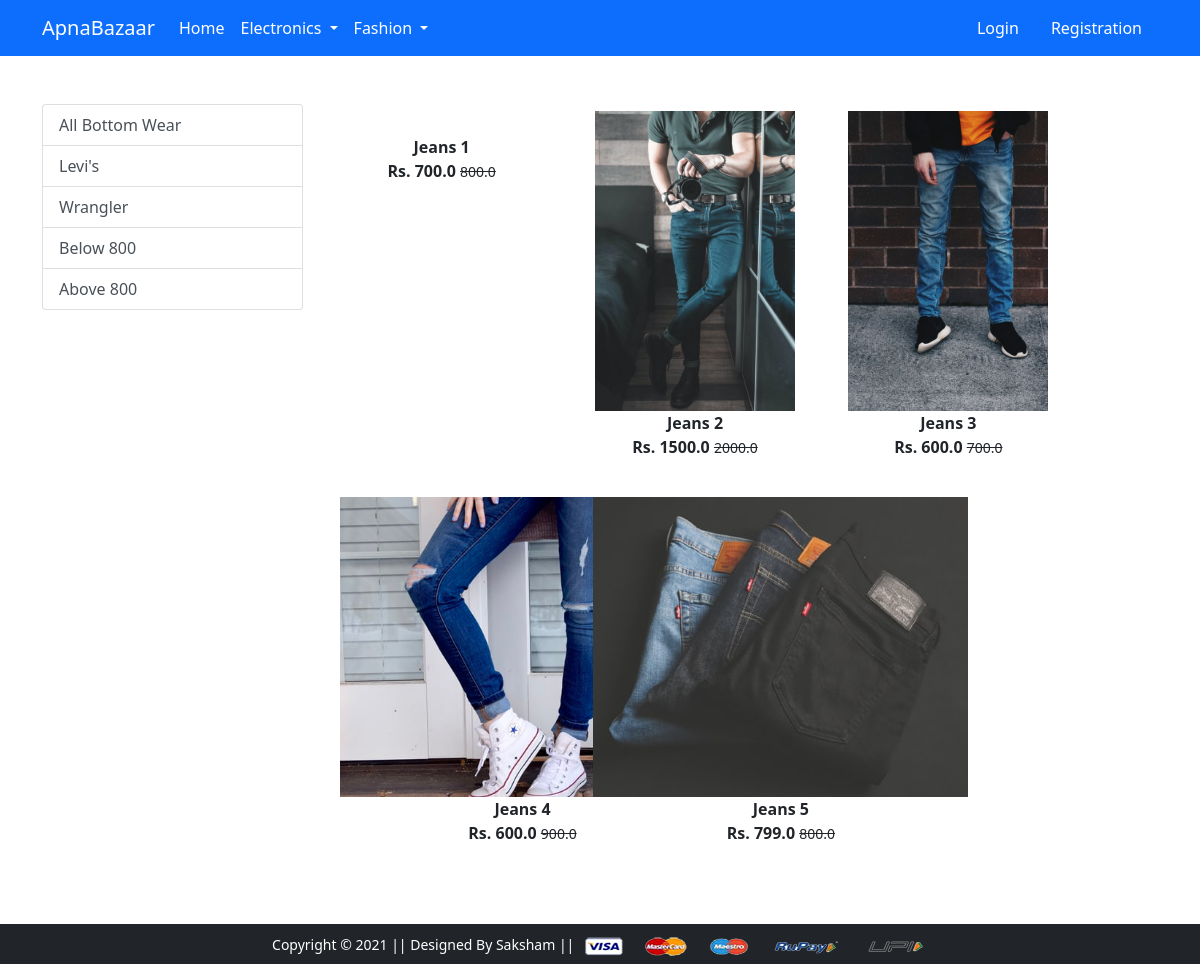
The app's page /bottomwear/ with its own data.
### app/models.py (models this page shows, shortened)
class Product(models.Model):
    title = models.CharField(max_length=100)
    selling_price = models.FloatField()
    discounted_price = models.FloatField()
    description = models.TextField()
    brand = models.CharField(max_length=100)
    category = models.CharField(choices=CATEGORY_CHOICES, max_length=2)
    product_image = models.ImageField(upload_to='productimg')

### app/views.py (the view)
# urls.py: path('bottomwear/', views.bottomwear, name='bottomwear'),
def bottomwear(request,data=None):
    totalitem = 0
    if data==None:
        bottomwears=Product.objects.filter(category='BW')
    elif data=='levis' or data=='wrangler':
        bottomwears=Product.objects.filter(category='BW').filter(brand=data)
    elif data=='below':
        bottomwears=Product.objects.filter(category='BW').filter(discounted_price__lt=500)
    elif data=='above':
        bottomwears=Product.objects.filter(category='BW').filter(discounted_price__gt=500)
    if request.user.is_authenticated:
        totalitem=len(Cart.objects.filter(user=request.user))
    return render(request, 'app/bottomwear.html',{'bottomwears':bottomwears,'totalitem':totalitem})

### app/templates/app/bottomwear.html (shortened to what this page needs)
{% extends 'app/base.html' %}
{% load static %}
{% block main-content %}
<div class="container my-5">
 <div class="row">
  <div class="col-sm-3">
   <div class="list-group">
        <a href="{% url 'bottomwear' %}" class="list-group-item list-group-item-action" aria-current="true">All Bottom Wear</a>
        <a href="{% url 'bottomweardata' 'levis' %}" class="list-group-item list-group-item-action" aria-current="true">Levi's</a>
        <a href="{% url 'bottomweardata' 'wrangler' %}" class="list-group-item list-group-item-action" aria-current="true">Wrangler</a>
        <a href="{% url 'bottomweardata' 'below' %}" class="list-group-item list-group-item-action" aria-current="true">Below 800</a>
        <a href="{% url 'bottomweardata' 'above' %}" class="list-group-item list-group-item-action" aria-current="true">Above 800</a>
    </div>
  </div>
  <div class="col-sm-8">
      <div class="row">
          {% for product in bottomwears %}
          <div class="col-sm-4 text-center mb-4">
              <a href="{% url 'product-detail' product.id %}" class="btn">
                  <div class="item">
                      <img src="{{product.product_image.url}}" alt="" height="300">
                      <div class="fw-bold">{{product.title}}</div>
                      <div class="fw-bold">Rs. {{product.discounted_price}}
                        <small class="fw-light text-decoration-line-through">{{product.selling_price}}</small>
                      </div>
                  </div>
              </a>
          </div>
          {% endfor %}
      </div>
  </div>
 </div>
</div>
{% endblock main-content %}

### records on screen
Product: title "Jeans 1", discounted_price "700.0", selling_price "800.0"
Product: product_image (picture), title "Jeans 2", discounted_price "1500.0", selling_price "2000.0"
Product: product_image (picture), title "Jeans 3", discounted_price "600.0", selling_price "700.0"
Product: product_image (picture), title "Jeans 4", discounted_price "600.0", selling_price "900.0"
Product: product_image (picture), title "Jeans 5", discounted_price "799.0", selling_price "800.0"
